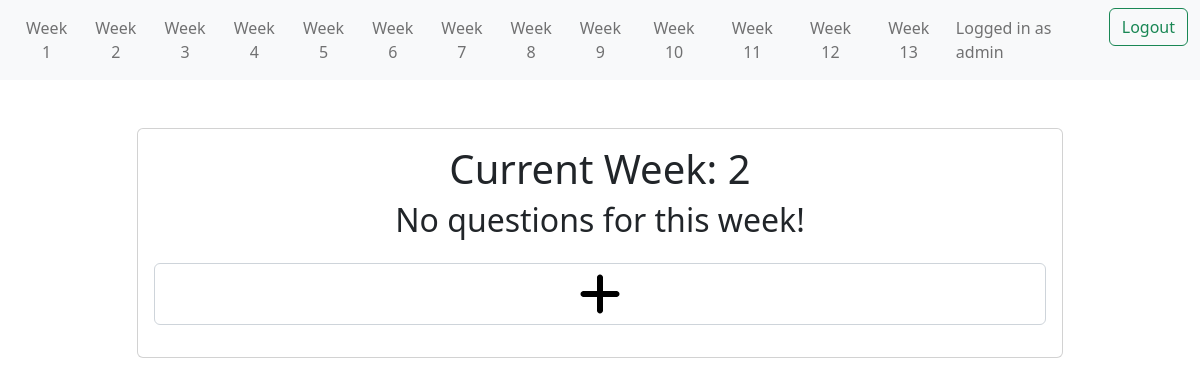
/survey/week/2 (signed in), run on an earlier commit of the app's database.
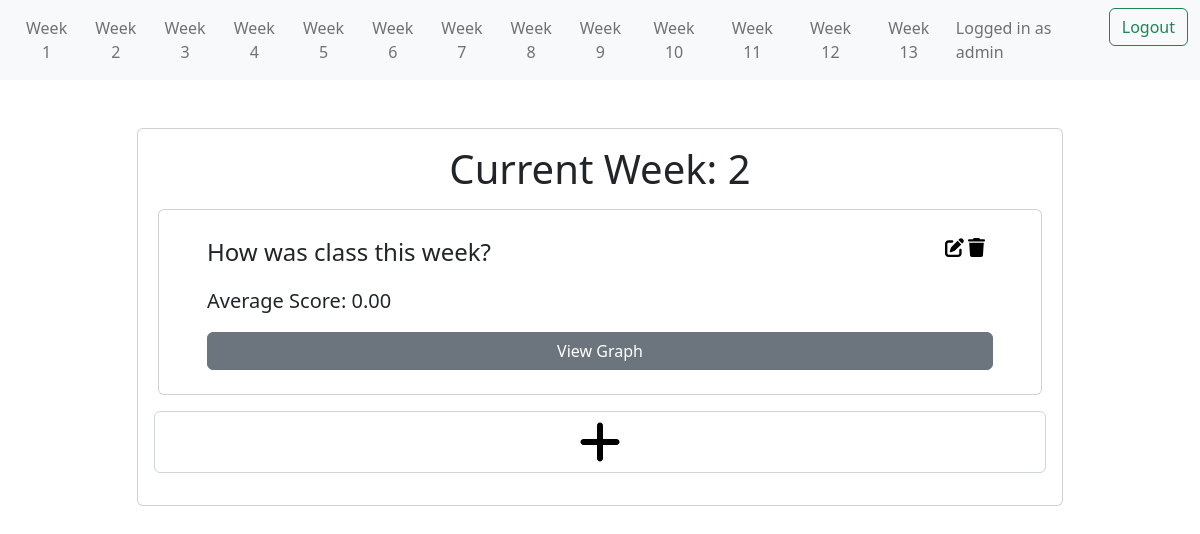
And on a later commit of the database.
### survey/models.py (models this page shows, shortened)
class SurveyQuestion(models.Model):
    question = models.CharField(max_length=300)
    week = models.ForeignKey('Week',db_column='week_number', on_delete=models.CASCADE, default=1)
    total_responses = models.IntegerField(default=0)
    total_score = models.IntegerField(default=0)
    average_score = models.FloatField(default=0)
    option_1_count = models.IntegerField(default=0)
    option_2_count = models.IntegerField(default=0)
    option_3_count = models.IntegerField(default=0)
    option_4_count = models.IntegerField(default=0)
    option_5_count = models.IntegerField(default=0)

### survey/views.py (the view)
# urls.py: path('week/<int:week>', views.week_questions, name='week_questions'),
def week_questions(request, week):
    questions = SurveyQuestion.objects.filter(week=week).all()
    questionCount = SurveyQuestion.objects.count()
    SurveyFormSet = formset_factory(SurveyForm, extra=questionCount)
    formset =  SurveyFormSet()
    questionForm = zip(questions,formset)
    if request.method == "POST":
        form = SurveyForm(request.POST)
        if form.is_valid():
            for i in range(questionCount):
                var = 'form-' + str(i) + '-score'
                score = request.POST.get(var , 0)
                if score == 0:
                    continue
                else:
                    question = questions[i]
                    if score == 'option1':
                        question.option_1_count += 1
                        score = 1
                    elif score == 'option2':
                        question.option_2_count += 1
                        score = 2
                    elif score == 'option3':
                        question.option_3_count += 1
                        score = 3
                    elif score == 'option4':
                        question.option_4_count += 1
                        score = 4
                    else:
                        question.option_5_count += 1
                        score = 5
                    question.total_responses += 1
                    question.total_score += score
                    question.average_score = (question.total_score / question.total_responses)
                    question.save()
            return redirect(reverse('survey:home_page'))
        else:
            print(form.errors)
            return render(request,'survey/week_questions.html', context={'questions' : questions, 'week' : week, 'questionForm' : questionForm})
    else:
        if questions:
            return render(request,'survey/week_questions.html', context={'questions' : questions, 'week' : week, 'questionForm' : questionForm})
        else:
            return render(request,'survey/week_questions.html', context={'questions' : questions, 'week' : week, 'error':
                                                                                                        'No questions for this week!'})

### survey/templates/survey/week_questions.html (shortened to what this page needs)
{% extends 'survey/base.html' %}
{% load crispy_forms_tags %}
{% load static %}
{% block content %}
<div class="container mt-5">
  <div class="row d-flex justify-content-center">
    <div class="col-md-10">
      <div class="card px-2 py-3" id="form1">
        <div class="text-center">
          <h1>Current Week: {{ week }}</h1>
          <h2>{{ error }}</h2>
        </div>
        {% if user.is_authenticated %}
        {% for question in questions %}
        <div class="container mt-2">
          <div class="row d-flex justify-content-center">
            <div class="col-md-18">
              <div class="card px-5 py-4">
                <div id="question">
                  <div class="fs-4" style="display: inline;">
                    {{ question.question }}
                  </div>
                  <div style="display: inline; float: right; width: 3em;" id="icons" class="">
                    <a href="{% url 'survey:update_question' question.id %}"
                      ><img
                        src="{% static 'survey/pen-to-square-solid.svg' %}"
                        id="editImage"
                    /></a>
                    <a href="{% url 'survey:delete_question' question.id %}"
                      ><img src="{% static 'survey/trash-solid.svg' %}" id="deleteImage"
                    /></a>
                  </div>
                </div>
                <div class="fs-5 justify-content-center py-3" style="display: inline;">Average Score: {{ question.average_score|floatformat:2 }}</div>
                <a href="{% url 'survey:resultspage' question.id %}" style="display: inline;" type="button" class="btn btn-secondary ">View Graph</a>
              </div>
            </div>
          </div>
        </div>
        {% endfor %}
        <a href="{% url 'survey:create_question' week=week %}" class="py-3 px-2">
          <div class="form-control input-normal">
              <img src="{% static 'survey/plus-solid.svg' %}" id="submitImage"/>
          </div>
        </a>
        {% endif %}
      </div>
    </div>
  </div>
</div>
{% endblock %}

What changed in the data, as far as the page shows it:
added SurveyQuestion: question "How was class this week?", average_score "0.00"
Also different on the page:
{{ error }}: "No questions for this week!" → (not shown)
